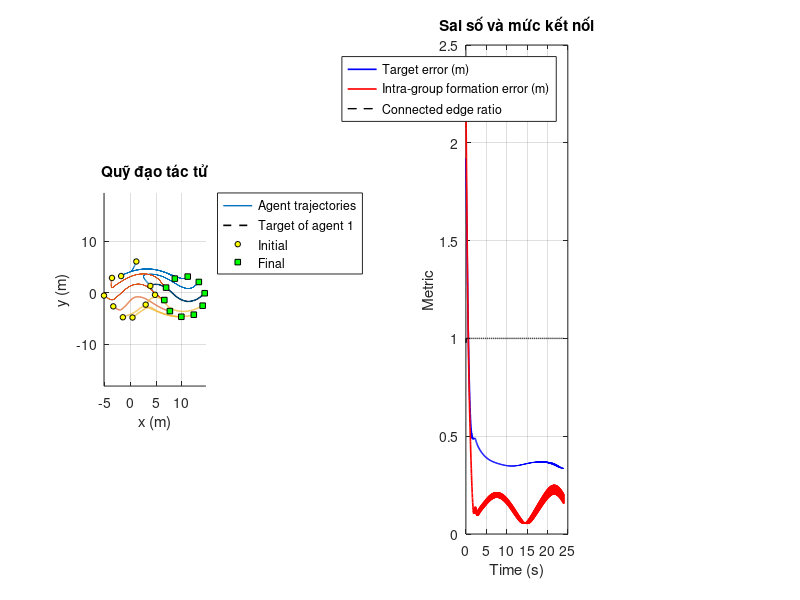
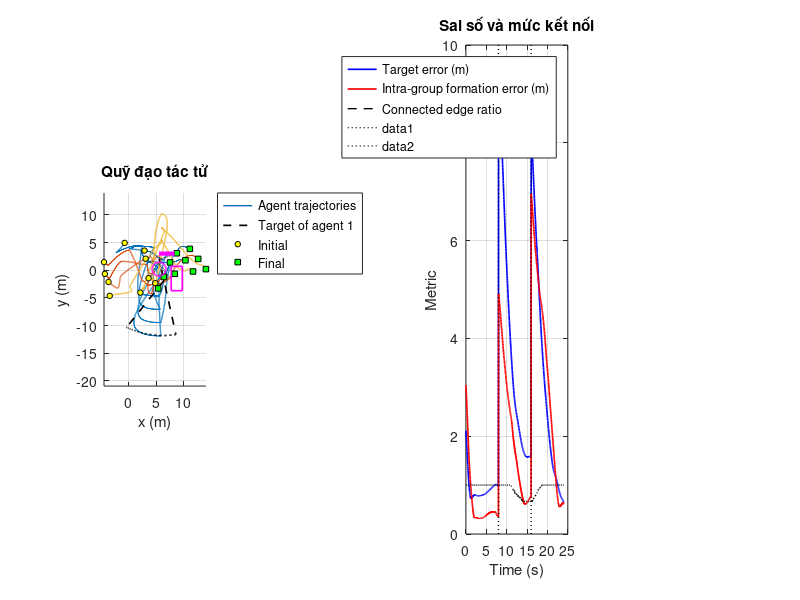
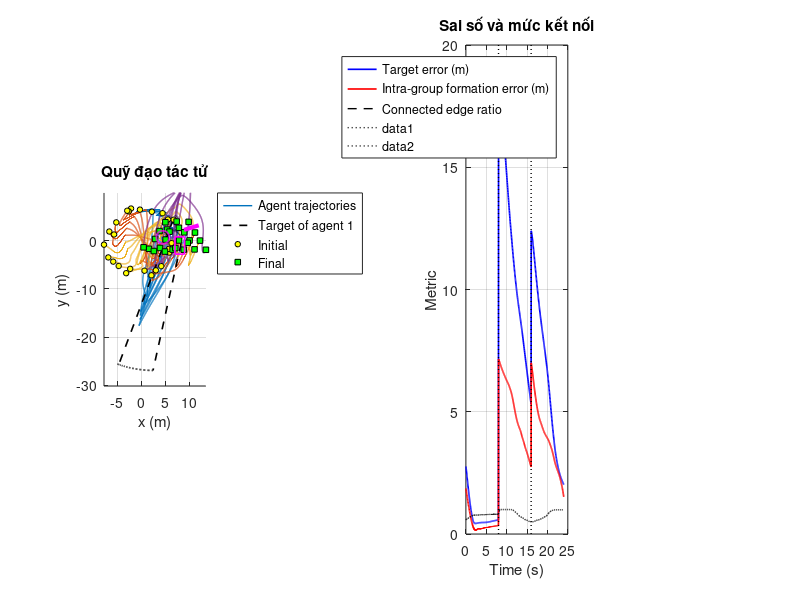

MATLAB code to generate these figures, in order:
function results = simulate_consensus_formation()
% SIMULATE_CONSENSUS_FORMATION
% Simplified reproduction of:
% "Consensus-Based Formation Control for Heterogeneous Multi-Agent
% Systems in Complex Environments", Drones, 2025, 9, 175.
%
% The script uses only basic MATLAB functions. It simulates:
%   1) consensus of 6 first-order and 4 second-order agents;
%   2) dynamic formation change: circle -> line -> triangle, with obstacles;
%   3) an extended case with 25 agents divided into 4 groups.
%
% Run from the MATLAB command window:
%   results = simulate_consensus_formation;
%
% This is a pedagogical reproduction, not the authors' original source code.

clc;
close all;
rng(7);

cfg.dt = 0.03;
cfg.T = 24;
cfg.commR = 11.0;
cfg.commCore = 0.60 * cfg.commR;
cfg.safeAgent = 0.80;
cfg.agentInfluence = 3.00;
cfg.obstacleInfluence = 3.50;
cfg.kFormation = 1.35;
cfg.kConsensus = 0.55;
cfg.kVelocity = 1.80;
cfg.kObstacle = 3.80;
cfg.kAgentRepulsion = 1.25;
cfg.maxSpeed = 2.60;
cfg.maxAcceleration = 5.50;
cfg.integrationDamping = 0.92;

fprintf('Running simplified consensus-based formation simulations...\n');
fprintf('No toolbox is required. MATLAB R2016b+ or GNU Octave 7+ is recommended.\n\n');

results.consensus10 = runScenario(cfg, 10, 6, 3, 'consensus');
results.formation10 = runScenario(cfg, 10, 6, 3, 'formation');
results.formation25 = runScenario(cfg, 25, 15, 4, 'large');

plotScenario(results.consensus10, 'Scenario 1: Heterogeneous consensus, 10 agents');
plotScenario(results.formation10, 'Scenario 2: Formation change and obstacle avoidance');
plotScenario(results.formation25, 'Scenario 3: 25 agents and four groups');

fprintf('\nSimulation finished.\n');
printSummary(results.consensus10, '10 agents - consensus');
printSummary(results.formation10, '10 agents - dynamic formation');
printSummary(results.formation25, '25 agents - four groups');

end

function result = runScenario(cfg, n, nFirst, nGroups, mode)
dt = cfg.dt;
steps = floor(cfg.T / dt);
time = (0:steps) * dt;

firstOrder = false(n, 1);
firstOrder(1:nFirst) = true;
secondOrder = ~firstOrder;

group = assignGroups(n, nGroups);
omegaValues = linspace(1.0, 1.2, nGroups);
omega = omegaValues(group).';

% Initial positions are intentionally perturbed so convergence is visible.
offset0 = desiredOffsets(n, 'circle', 2.8);
[pLeader0, ~] = leaderState(0, mode);
x = pLeader0 + offset0 + 0.75 * randn(2, n);
v = zeros(2, n);
v(:, secondOrder) = 0.25 * randn(2, sum(secondOrder));

X = zeros(2, n, steps + 1);
V = zeros(2, n, steps + 1);
U = zeros(2, n, steps + 1);
targetHistory = zeros(2, n, steps + 1);
formationError = zeros(1, steps + 1);
targetError = zeros(1, steps + 1);
connectivity = zeros(1, steps + 1);

X(:, :, 1) = x;
V(:, :, 1) = v;

for k = 1:steps + 1
    t = time(k);
    [pLeader, vLeader] = leaderState(t, mode);
    shape = shapeAtTime(t, mode);
    offsets = desiredOffsets(n, shape, formationSpacing(mode));
    heading = atan2(vLeader(2), vLeader(1));
    Rheading = [cos(heading), -sin(heading); sin(heading), cos(heading)];
    target = pLeader + Rheading * offsets;

    targetHistory(:, :, k) = target;
    formationError(k) = pairwiseFormationError(x, offsets, Rheading, group);
    targetError(k) = mean(sqrt(sum((x - target).^2, 1)));
    connectivity(k) = connectedEdgeRatio(x, cfg.commR);

    if k == steps + 1
        break;
    end

    obstacles = obstaclesAtTime(t, mode);
    u = zeros(2, n);

    for i = 1:n
        % Formation tracking plus feed-forward leader velocity.
        eTarget = target(:, i) - x(:, i);
        command = vLeader + cfg.kFormation * omega(i)^2 * eTarget;

        % Local graph-consensus term. The relative desired offset is removed
        % so consensus supports, rather than destroys, the formation.
        for j = 1:n
            if j == i
                continue;
            end
            dvec = x(:, j) - x(:, i);
            d = norm(dvec);
            w = communicationWeight(d, cfg.commCore, cfg.commR);
            if w > 0
                desiredRelative = Rheading * (offsets(:, j) - offsets(:, i));
                command = command + cfg.kConsensus * omega(i) * w * ...
                    (dvec - desiredRelative);
            end
        end

        % Repulsion from neighboring agents.
        repulsion = zeros(2, 1);
        for j = 1:n
            if j == i
                continue;
            end
            delta = x(:, i) - x(:, j);
            d = norm(delta);
            if d < cfg.agentInfluence
                if d < 1e-6
                    delta = [1; 0];
                    d = 1e-6;
                end
                direction = delta / d;
                strength = cfg.kAgentRepulsion * ...
                    (cfg.agentInfluence - d) / cfg.agentInfluence;
                if d < cfg.safeAgent
                    strength = strength + 2.0 * (cfg.safeAgent - d) / cfg.safeAgent;
                end
                repulsion = repulsion + strength * direction;
            end
        end

        % Repulsion from static/moving environmental obstacles.
        obstacleRepulsion = zeros(2, 1);
        for q = 1:numel(obstacles)
            [clearance, normal] = obstacleDistance(x(:, i), obstacles(q));
            if clearance < cfg.obstacleInfluence
                effectiveClearance = max(clearance, -0.25);
                strength = cfg.kObstacle * ...
                    (cfg.obstacleInfluence - effectiveClearance) / cfg.obstacleInfluence;
                if clearance < 0
                    strength = strength + 5.0 * (-clearance + 0.1);
                end
                obstacleRepulsion = obstacleRepulsion + strength * normal;
            end
        end

        command = command + repulsion + obstacleRepulsion;
        command = command + cfg.kVelocity * (vLeader - v(:, i));
        u(:, i) = command;
    end

    % Integrate heterogeneous dynamics.
    for i = 1:n
        if firstOrder(i)
            v(:, i) = limitVector(u(:, i), cfg.maxSpeed);
            x(:, i) = x(:, i) + dt * v(:, i);
        else
            acceleration = limitVector(u(:, i), cfg.maxAcceleration);
            v(:, i) = cfg.integrationDamping * v(:, i) + dt * acceleration;
            v(:, i) = limitVector(v(:, i), cfg.maxSpeed);
            x(:, i) = x(:, i) + dt * v(:, i);
        end
    end

    X(:, :, k + 1) = x;
    V(:, :, k + 1) = v;
    U(:, :, k + 1) = u;
end

result.time = time;
result.X = X;
result.V = V;
result.U = U;
result.target = targetHistory;
result.formationError = formationError;
result.targetError = targetError;
result.connectivity = connectivity;
result.group = group;
result.firstOrder = firstOrder;
result.mode = mode;
result.n = n;
result.nGroups = nGroups;
result.cfg = cfg;

end

function group = assignGroups(n, nGroups)
group = zeros(1, n);
for i = 1:n
    group(i) = min(nGroups, floor((i - 1) * nGroups / n) + 1);
end
end

function [p, v] = leaderState(t, mode)
switch mode
    case 'consensus'
        p = [0.45 * t; 0.8 * sin(0.22 * t)];
        v = [0.45; 0.8 * 0.22 * cos(0.22 * t)];
    case 'formation'
        p = [0.42 * t; 0.55 * sin(0.32 * t)];
        v = [0.42; 0.55 * 0.32 * cos(0.32 * t)];
    otherwise
        p = [0.35 * t; 0.7 * sin(0.20 * t)];
        v = [0.35; 0.7 * 0.20 * cos(0.20 * t)];
end
end

function shape = shapeAtTime(t, mode)
if strcmp(mode, 'formation') || strcmp(mode, 'large')
    if t < 8
        shape = 'circle';
    elseif t < 16
        shape = 'line';
    else
        shape = 'triangle';
    end
else
    shape = 'circle';
end
end

function spacing = formationSpacing(mode)
if strcmp(mode, 'large')
    spacing = 2.3;
else
    spacing = 2.5;
end
end

function offsets = desiredOffsets(n, shape, spacing)
offsets = zeros(2, n);
switch shape
    case 'circle'
        radius = max(2.3, spacing * sqrt(n) / 2.0);
        angles = (0:n-1) * 2*pi/n;
        offsets = [radius * cos(angles); radius * sin(angles)];
    case 'line'
        offsets(2, :) = ((1:n) - (n + 1) / 2) * spacing;
        offsets(1, :) = 0;
    otherwise
        % Rows of a triangular lattice, centered around the origin.
        row = 1;
        col = 0;
        for i = 1:n
            offsets(:, i) = [(col - row / 2) * spacing; -row * 0.78 * spacing];
            col = col + 1;
            if col > row
                row = row + 1;
                col = 0;
            end
        end
        offsets = offsets - mean(offsets, 2);
end
end

function w = communicationWeight(d, core, radius)
if d < core
    w = 1.0;
elseif d < radius
    w = 0.5 * (1 + cos(pi * (d - core) / (radius - core)));
else
    w = 0.0;
end
end

function value = pairwiseFormationError(x, offsets, Rheading, group)
n = size(x, 2);
sumError = 0;
count = 0;
for i = 1:n
    for j = i+1:n
        if group(i) == group(j)
            actual = x(:, i) - x(:, j);
            desired = Rheading * (offsets(:, i) - offsets(:, j));
            sumError = sumError + norm(actual - desired)^2;
            count = count + 1;
        end
    end
end
if count == 0
    value = 0;
else
    value = sqrt(sumError / count);
end
end

function ratio = connectedEdgeRatio(x, radius)
n = size(x, 2);
total = n * (n - 1) / 2;
edges = 0;
for i = 1:n
    for j = i+1:n
        if norm(x(:, i) - x(:, j)) < radius
            edges = edges + 1;
        end
    end
end
ratio = edges / max(total, 1);
end

function obstacles = obstaclesAtTime(t, mode)
% Obstacles include circular, rectangular and elongated shapes.
switch mode
    case 'consensus'
        obstacles = emptyObstacles();
    case 'formation'
        obstacles = emptyObstacles();
        obstacles(1) = makeObstacle('circle', [5.5, 0.2], 1.25, [0, 0], 0, 0);
        obstacles(2) = makeObstacle('rect', [8.7, -1.5], [1.0, 2.2], [0, 0], 0, 0);
        obstacles(3) = makeObstacle('capsule', [6.9, 3.0], 2.8, [0, 0], 0, 0.38);
    otherwise
        obstacles = emptyObstacles();
        obstacles(1) = makeObstacle('triangle', [4.5, 0.7], 1.35, [0.0, -0.15], 0, 0);
        obstacles(2) = makeObstacle('rect', [8.0, -1.0], [1.0, 1.8], [-0.03, 0.06], 0, 0);
        obstacles(3) = makeObstacle('capsule', [10.4, 2.7], 3.2, [-0.03, 0], 0.30, 0.32);
end
for q = 1:numel(obstacles)
    obstacles(q).center = obstacles(q).center0 + obstacles(q).velocity * t;
end
end

function obstacles = emptyObstacles()
obstacles = struct('type', {}, 'center0', {}, 'center', {}, ...
    'size', {}, 'radius', {}, 'velocity', {}, 'angle', {});
end

function obstacle = makeObstacle(type, center, sizeOrRadius, velocity, angle, radius)
obstacle.type = type;
obstacle.center0 = center(:);
obstacle.center = center(:);
obstacle.size = sizeOrRadius;
if strcmp(type, 'circle') || strcmp(type, 'triangle')
    obstacle.radius = sizeOrRadius;
else
    obstacle.radius = radius;
end
obstacle.velocity = velocity(:);
obstacle.angle = angle;
end

function [clearance, normal] = obstacleDistance(p, obstacle)
% Returns signed clearance and outward unit normal. Positive means outside.
c = obstacle.center;
switch obstacle.type
    case 'circle'
        delta = p - c;
        d = norm(delta);
        if d < 1e-9
            normal = [1; 0];
        else
            normal = delta / d;
        end
        clearance = d - obstacle.radius;
    case 'triangle'
        % A conservative circular envelope for a triangular obstacle.
        delta = p - c;
        d = norm(delta);
        if d < 1e-9
            normal = [1; 0];
        else
            normal = delta / d;
        end
        clearance = d - obstacle.radius;
    case 'rect'
        halfSize = obstacle.size(:);
        q = p - c;
        outside = max(abs(q) - halfSize, 0);
        outsideDistance = norm(outside);
        inside = all(abs(q) <= halfSize);
        if inside
            margin = halfSize - abs(q);
            [~, axis] = min(margin);
            normal = [0; 0];
            normal(axis) = sign(q(axis));
            if normal(axis) == 0
                normal(axis) = 1;
            end
            clearance = -margin(axis);
        else
            if outsideDistance < 1e-9
                normal = [1; 0];
            else
                normal = outside / outsideDistance;
                normal = normal .* sign(q);
                normal = normal / max(norm(normal), 1e-9);
            end
            clearance = outsideDistance;
        end
    otherwise % capsule: elongated obstacle with circular ends
        halfLength = obstacle.size / 2;
        ca = cos(obstacle.angle);
        sa = sin(obstacle.angle);
        Q = [ca, sa; -sa, ca];
        local = Q * (p - c);
        nearest = [min(max(local(1), -halfLength), halfLength); 0];
        delta = local - nearest;
        d = norm(delta);
        if d < 1e-9
            localNormal = [0; 1];
        else
            localNormal = delta / d;
        end
        normal = [ca, -sa; sa, ca] * localNormal;
        clearance = d - obstacle.radius;
end
end

function value = limitVector(value, limit)
normValue = norm(value);
if normValue > limit
    value = (limit / normValue) * value;
end
end

function plotScenario(result, plotTitle)
figure('Color', 'w', 'Name', plotTitle);
subplot(1, 2, 1);
hold on;
colors = lines(max(result.nGroups, 4));
hAgents = [];
for i = 1:result.n
    g = result.group(i);
    if i == 1
        hAgents = plot(squeeze(result.X(1, i, :)), squeeze(result.X(2, i, :)), ...
            'Color', colors(g, :), 'LineWidth', 1.0);
    else
        plot(squeeze(result.X(1, i, :)), squeeze(result.X(2, i, :)), ...
            'Color', colors(g, :), 'LineWidth', 1.0, 'HandleVisibility', 'off');
    end
end
hTarget = plot(squeeze(result.target(1, 1, :)), squeeze(result.target(2, 1, :)), ...
    'k--', 'LineWidth', 1.2);
hInitial = plot(squeeze(result.X(1, :, 1)), squeeze(result.X(2, :, 1)), ...
    'ko', 'MarkerFaceColor', 'y', 'MarkerSize', 4);
hFinal = plot(squeeze(result.X(1, :, end)), squeeze(result.X(2, :, end)), ...
    'ks', 'MarkerFaceColor', 'g', 'MarkerSize', 4);
grid on;
axis equal;
xlabel('x (m)');
ylabel('y (m)');
title('Quỹ đạo tác tử');

if ~strcmp(result.mode, 'consensus')
    initialObstacles = obstaclesAtTime(0, result.mode);
    for q = 1:numel(initialObstacles)
        drawObstacle(initialObstacles(q));
    end
end
legend([hAgents, hTarget, hInitial, hFinal], ...
    'Agent trajectories', 'Target of agent 1', 'Initial', 'Final', ...
    'Location', 'bestoutside');

subplot(1, 2, 2);
plot(result.time, result.targetError, 'b', 'LineWidth', 1.2);
hold on;
plot(result.time, result.formationError, 'r', 'LineWidth', 1.2);
plot(result.time, result.connectivity, 'k--', 'LineWidth', 1.0);
grid on;
xlabel('Time (s)');
ylabel('Metric');
title('Sai số và mức kết nối');
legend('Target error (m)', 'Intra-group formation error (m)', ...
    'Connected edge ratio', 'Location', 'best');

if strcmp(result.mode, 'formation') || strcmp(result.mode, 'large')
    yLimits = ylim;
    plot([8, 8], yLimits, ':k', 'LineWidth', 1.0);
    plot([16, 16], yLimits, ':k', 'LineWidth', 1.0);
end
end

function drawObstacle(obstacle)
c = obstacle.center;
switch obstacle.type
    case {'circle', 'triangle'}
        th = linspace(0, 2*pi, 80);
        r = obstacle.radius;
        plot(c(1) + r*cos(th), c(2) + r*sin(th), 'm-', 'LineWidth', 1.2);
    case 'rect'
        halfSize = obstacle.size(:);
        xx = c(1) + halfSize(1) * [-1, 1, 1, -1, -1];
        yy = c(2) + halfSize(2) * [-1, -1, 1, 1, -1];
        plot(xx, yy, 'm-', 'LineWidth', 1.2);
    otherwise
        th = linspace(0, 2*pi, 50);
        r = obstacle.radius;
        halfLength = obstacle.size / 2;
        ca = cos(obstacle.angle);
        sa = sin(obstacle.angle);
        endpoints = [c + [ca; sa] * halfLength, c - [ca; sa] * halfLength];
        plot(endpoints(1, :), endpoints(2, :), 'm-', 'LineWidth', 3.0);
        plot(c(1) + r*cos(th), c(2) + r*sin(th), 'm:');
end
end

function printSummary(result, label)
window = max(1, round(0.10 * numel(result.time))):numel(result.time);
fprintf('%s: final target error = %.3f m, final formation error = %.3f m, ', ...
    label, result.targetError(end), result.formationError(end));
fprintf('mean connected-edge ratio (last 10%%) = %.2f\n', ...
    mean(result.connectivity(window)));
end
